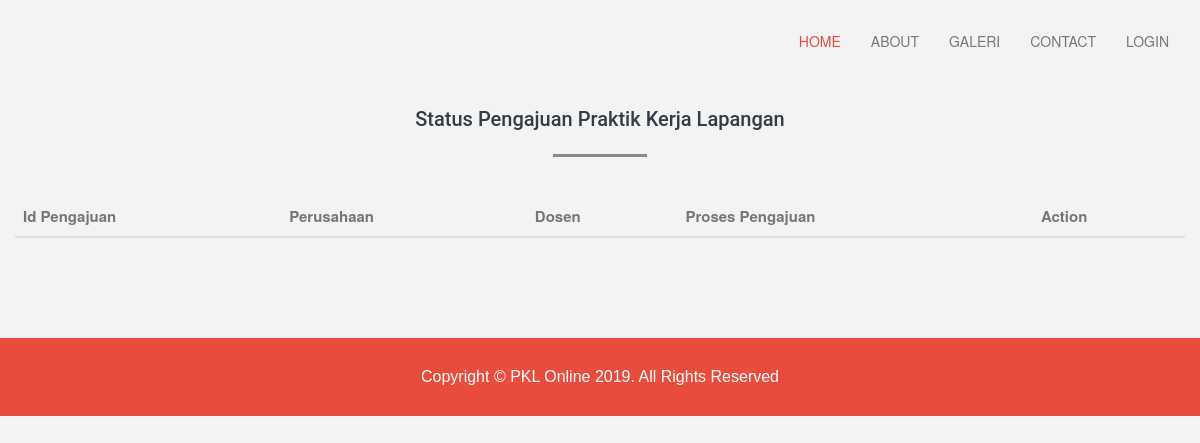
The app's page /a_verifikasi.php, older data.
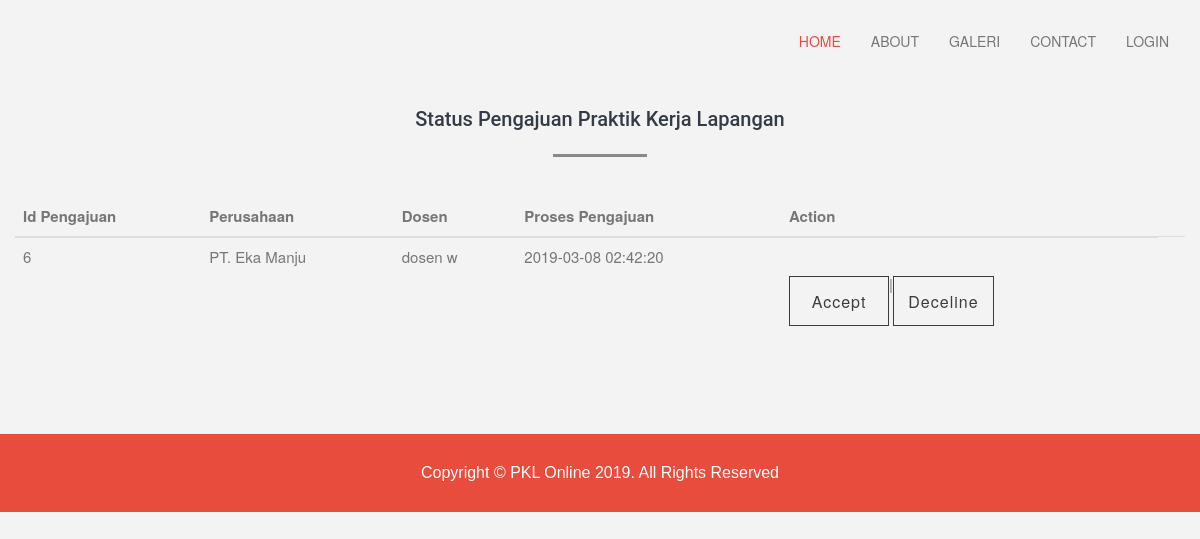
The same page, newer data.
### tables this page shows
CREATE TABLE `pengajuanpkl` (
  `id` int(11) NOT NULL,
  `npm` char(11) DEFAULT NULL,
  `perusahaan` char(25) DEFAULT NULL,
  `admin` char(25) DEFAULT NULL,
  `dosen` char(25) DEFAULT NULL,
  `status` int(11) DEFAULT NULL,
  `tglpengajuan` timestamp NULL DEFAULT NULL,
  `tglaccadmin` timestamp NULL DEFAULT NULL,
  `tglaccdosen` timestamp NULL DEFAULT NULL,
  `tglaccperusahaan` timestamp NULL DEFAULT NULL
);

### a_verifikasi.php (the view, shortened to what this page needs)
<?php include'config.php'; ?>
<!DOCTYPE html>
<html>
<?php include 'head.php';?>
<body>
<?php include 'navbar.php';?>
<section id="contacts" class="team">
		<div class="container">
			<div class="row">
				<div class="head_title text-center wow zoomIn" data-wow-duration="0.5s">
					<h2>Status Pengajuan Praktik Kerja Lapangan</h2>
					<div class="separetor"></div>
				</div><br>
				<div>
				<table class="table left">
					<thead>
						<tr>
							<th>Id Pengajuan</th>
							<th>Perusahaan</th>
							<th>Dosen</th>
							<th>Proses Pengajuan</th>
							<th>Action</th>
						</tr>
					</thead>
						<tbody>
							<?php
							$result = mysqli_query($mysqli, "SELECT * FROM pengajuanpkl WHERE status='1' ORDER BY id ASC ");
							while($row = mysqli_fetch_array($result)) {
							echo '
								<tr>
								<form method="POST">
								<td>'.$row['id'].'</td>
								<td>'.$row['perusahaan'].'</td>
								<td>'.$row['dosen'].'</td>
								<td>'.$row['tglpengajuan'].'</td>
								<input type="hidden" name="id_list" readonly value="'.$row["id"].'">
                            	<td><input type="Submit" class="btn btn-link" value="Accept " name="accept">|<input type="Submit" class="btn btn-link" value=" Deceline" name="deceline"></td>
								<td></td>
								</form>
								</tr>';
								}
							?>
						</tbody>
					</table>
				</div>
			</div>
		</div>
</section>
<?php include 'script.php';?>
</body>
</html>

### head.php (shortened to what this page needs)
<head>
	<link rel="stylesheet" href="css/font-awesome/css/font-awesome.min.css" />
	<link rel="stylesheet" href="css/fonts/stylesheet.css" />
	<link rel="stylesheet" href="css/fonts/fonts.css" />
	<link rel="stylesheet" href="css/bootstrap/bootstrap.min.css" />
	<link rel="stylesheet" href="css/animat/animate.min.css" />
	<link rel="stylesheet" href="css/fancybox/jquery.fancybox.css" />
	<link rel="stylesheet" href="css/nivo-lightbox/nivo-lightbox.css" />
	<link rel="stylesheet" href="css/themes/default/default.css" />
	<link rel="stylesheet" href="css/owl-carousel/owl.carousel.css" />
	<link rel="stylesheet" href="css/owl-carousel/owl.theme.css" />
	<link rel="stylesheet" href="css/owl-carousel/owl.transitions.css">
	<link rel="stylesheet" href="css/style.css" />
	<link rel="stylesheet" href="css/responsive.css" />
</head>
</head>

### navbar.php (shortened to what this page needs)
<header id="home" class="header">
	<div class="main_menu_bg navbar-fixed-top">
		<div class="container">
			<div class="row">
				<div class="nave_menu">
				<nav class="navbar navbar-default">
				  <div class="container-fluid">
					<div class="navbar-header">
					  <a class="navbar-brand" href="index.php">
					  </a>
					</div>
					<div class="collapse navbar-collapse" id="bs-example-navbar-collapse-1">
					  <?php
					  echo '<ul class="nav navbar-nav navbar-right">';
					   if ($_SESSION['login'] == 'Admin') {
                           echo    '
                           		<li>
			                        <a href="home.php">Home</a>
			                    </li>
			                    <li>
			                        <a href="profile.php">Profile</a>
			                    </li>
                   				<li>
                                       <a href="a_verifikasi.php">Verifikasi data PKL</a>
                                   </li>
                                   <li>
                                       <a href="#">List PKL</a>
                                   </li>
                                   <li>
                                       <a href="#">Manage Database</a>
                                   </li>
                                   <li>
                       			<a href="logout.php">Logout</a>
                   				</li>';
                       }else echo '
						<li class="active"><a href="index.php">Home</a></li>
						<li><a href="about.php">About</a></li>
						<li><a href="galeri.php">Galeri</a></lli>
						<li><a href="contact.php">Contact</a></li>
						<li><a href="login.php">Login</a></li>
					  ';
					  echo "</ul>";
					  ?>
					</div>
				  </div>
				</nav>
				</div>
			</div>
		</div>
	</div>
</header>

### script.php (shortened to what this page needs)
<footer id="footer" class="footer">
	<div class="container">
		<div class="row">
			<div class="main_footer text-center wow zoomIn" data-wow-duration="1s">
				<p>Copyright &copy; PKL Online 2019. All Rights Reserved</p>
			</div>
		</div>
	</div>
</footer>

### css/style.css (style rules this page uses)
body { color: #767676; -webkit-font-smoothing: antialiased; width: 100%; font-size:15px; background:#f3f3f3; }
p { font: normal 16px "Myriad Pro", arial, sans-serif; }
h2 { font-size: 35px; line-height: 38px; font-weight: 600; font-family: 'Roboto medium', serif; }
ul { margin:0; padding:0; list-style:none; }
.btn { border: 1px solid #3c3c3c; display: inline-block; min-width: 100px; padding: .9em; height: 50px; text-align: center; color: #3c3c3c; font-style: normal; letter-spacing: 1px; margin: 0; font-size: 16px; font-weight: 300; border-radius:0; margin-top:30px; }
.separetor { border-bottom: 3px solid #898989; overflow: hidden; padding:3px 0px; width: 8%; margin: 0 auto; margin-bottom: 20px; }
.container-fluid { margin-top: 15px; }
.main_menu_bg { margin-top:0px; }
.main_menu_bg .navbar-default { background-color: transparent; border-color: transparent; transition:.6s; }
.navbar-default .navbar-nav>li>a { color: #777; text-transform: uppercase; font-size: 14px; }
.main_menu_bg .navbar { margin-bottom:0px; }
.main_menu_bg .navbar-default .navbar-nav>.active>a, .navbar-default .navbar-nav>.active>a:hover, .navbar-default .navbar-nav>.active>a:focus { color:#e84c3d; background-color:transparent; }
.main_menu_bg a.navbar-brand { color:#e84c3d; font-weight:700; }
.head_title h2 { font-family:'Roboto'; font-size:20px; font-weight:500; color:#333b46; }
.team { padding:80px 0px; }
.footer { background:#e84c3d; }
.main_footer p { padding:20px 0px; color:#fff; margin-top:10px; }

Row changes from the older to the newer data that the page shows:
added pengajuanpkl: id "6", perusahaan "PT. Eka Manju", dosen "dosen w", tglpengajuan "2019-03-08 02:42:20"
